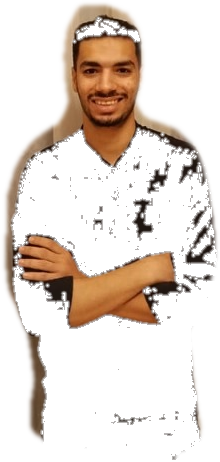
#> input picture .agents/teamwork/explorer_1/taha_bust_cleaned.png, 220 x 462 px, found by its file name
$ python generate_clean_hero_composite.py
#> lines starting #> are read from the running program, lines starting #| are printed output that depends on the picture
import os
import cv2
import numpy as np
from PIL import Image, ImageDraw, ImageFilter

base = r"e:\Mt FlutterProject\yalaAcademy\study-buddy-sim\public\assets"
out_dir = r"e:\Mt FlutterProject\yalaAcademy\.agents\teamwork\explorer_1"

# 1. Canvas Dimensions
W, H = 760, 800
canvas = Image.new("RGBA", (W, H), (0, 0, 0, 0))
#> canvas: PIL image 760x800 RGBA; every value is 0

# 2. Draw Signature Burgundy Disc (#753b47)
# Center slightly offset: cx ~ 380, cy ~ 380, radius ~ 260
cx, cy, r = 370, 390, 260
disc = Image.new("RGBA", (W, H), (0, 0, 0, 0))
draw = ImageDraw.Draw(disc)

# Fill burgundy disc with subtle gradient / lighting
# #753b47 = (117, 59, 71)
draw.ellipse([cx - r, cy - r, cx + r, cy + r], fill=(117, 59, 71, 245))

# Concentric Rings: delicate thin circles
# Ring 1 (inner): r - 40
draw.ellipse([cx - (r - 40), cy - (r - 40), cx + (r - 40), cy + (r - 40)], outline=(255, 255, 255, 30), width=1)
# Ring 2 (outer border): r
draw.ellipse([cx - r, cy - r, cx + r, cy + r], outline=(254, 98, 87, 80), width=2)
# Ring 3 (outer halo ring): r + 35
draw.ellipse([cx - (r + 35), cy - (r + 35), cx + (r + 35), cy + (r + 35)], outline=(255, 255, 255, 20), width=1)
# Ring 4 (dashed/distant ring): r + 65
draw.ellipse([cx - (r + 65), cy - (r + 65), cx + (r + 65), cy + (r + 65)], outline=(254, 98, 87, 35), width=1)

# Subtle inner rim highlight
disc = disc.filter(ImageFilter.SMOOTH_MORE)
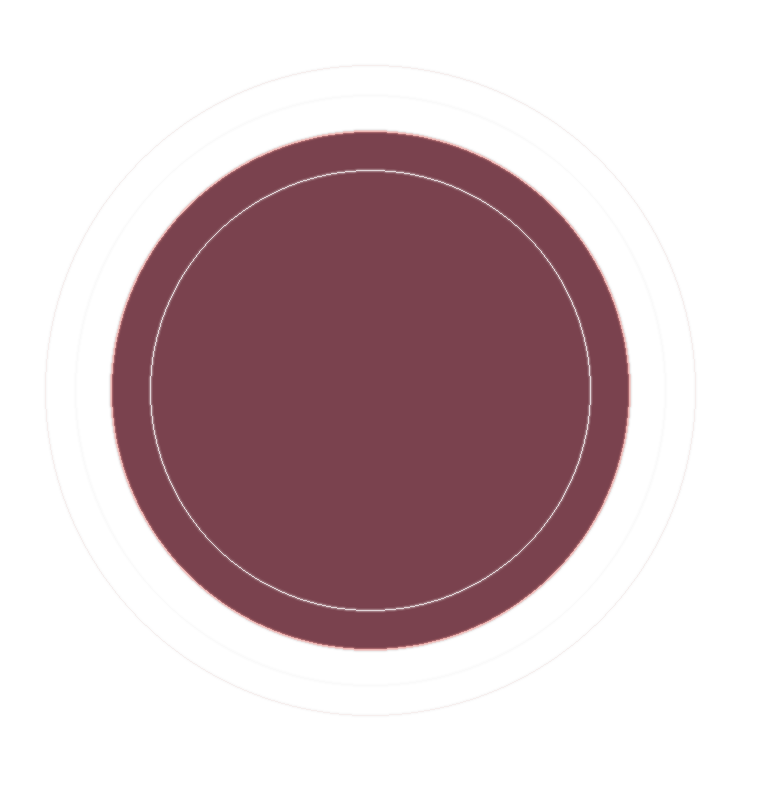
#> disc: PIL image 760x800 RGBA; mean R, G, B, A 43.5, 22.3, 26.3, 84.8; transparent parts drawn white
canvas.alpha_composite(disc)

# 3. Load & Clean Bust of Taha Hussein
bust_im = Image.open(os.path.join(out_dir, "taha_bust_cleaned.png"))
#> bust_im is the input picture: PIL image 220x462 RGBA; mean R, G, B, A 87.9, 63.8, 45.1, 57.8
# Resize bust appropriately: width ~ 200, height proportional
bust_w = 210
bust_h = int(bust_im.size[1] * (bust_w / bust_im.size[0]))
#> bust_h = 441
bust_resized = bust_im.resize((bust_w, bust_h), Image.Resampling.LANCZOS)
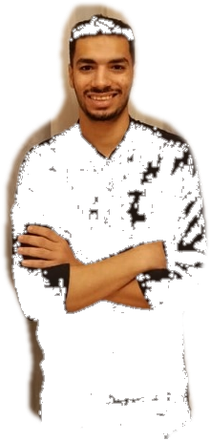
#> bust_resized: PIL image 210x441 RGBA; mean R, G, B, A 40.6, 27.3, 17.3, 58; transparent parts drawn white
# Position bust on the left of disc (behind teacher):
# x: ~140, y: ~220
canvas.alpha_composite(bust_resized, (150, 230))
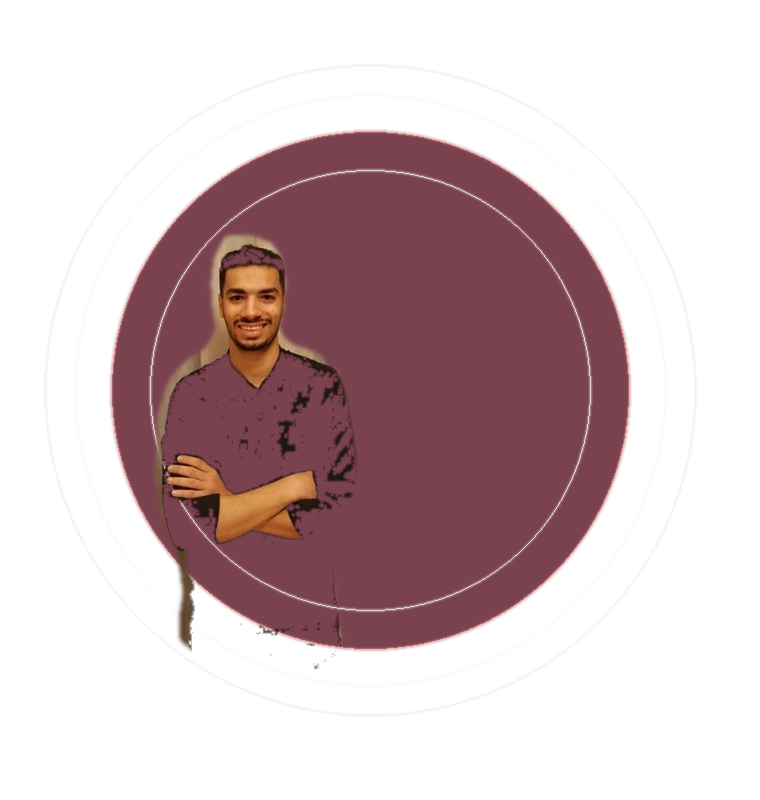
#> canvas: PIL image 760x800 RGBA; mean R, G, B, A 44.4, 23.5, 25.9, 85.5; transparent parts drawn white

# 4. Load & Defringe Teacher Cutout (Mr. Amr Aref)
teacher_im = Image.open(os.path.join(out_dir, "teacher_defringed.png"))
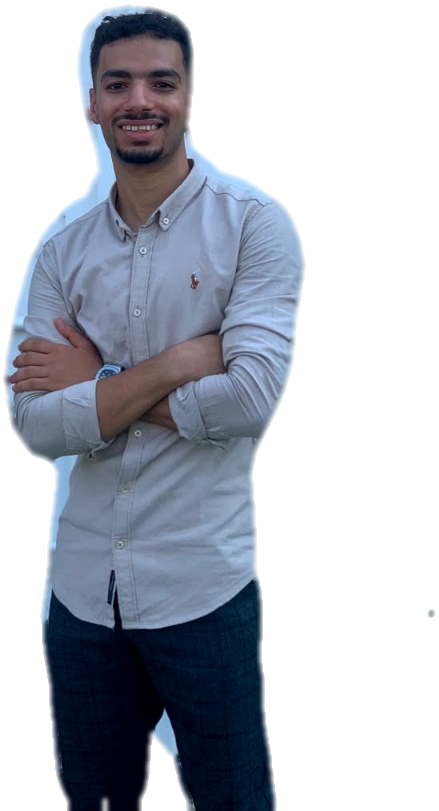
#> input picture .agents/teamwork/explorer_1/teacher_defringed.png, 439 x 811 px, found by its file name
#> teacher_im is the input picture: PIL image 439x811 RGBA; mean R, G, B, A 119.1, 145.7, 175.2, 114.9
# Teacher dimensions: width ~ 420, height proportional
t_w = 430
t_h = int(teacher_im.size[1] * (t_w / teacher_im.size[0]))
#> t_h = 794
teacher_resized = teacher_im.resize((t_w, t_h), Image.Resampling.LANCZOS)
# Position teacher in front, standing prominently:
# x: ~260, y: ~50
canvas.alpha_composite(teacher_resized, (250, 40))
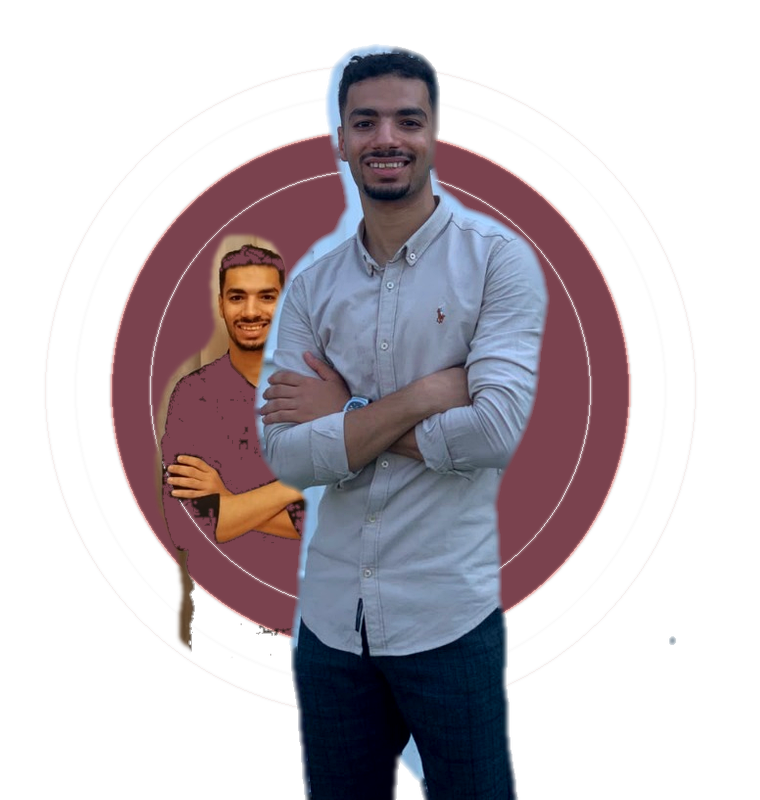
#> canvas: PIL image 760x800 RGBA; mean R, G, B, A 46.1, 37.9, 43.5, 104.4; transparent parts drawn white

# 5. Save verified composite
canvas.save(os.path.join(out_dir, "verified_hero_composite.png"))
print("Saved verified_hero_composite.png")

# Composite on dark background to check contrast
bg_dark = Image.new("RGBA", (W, H), (17, 22, 37, 255))
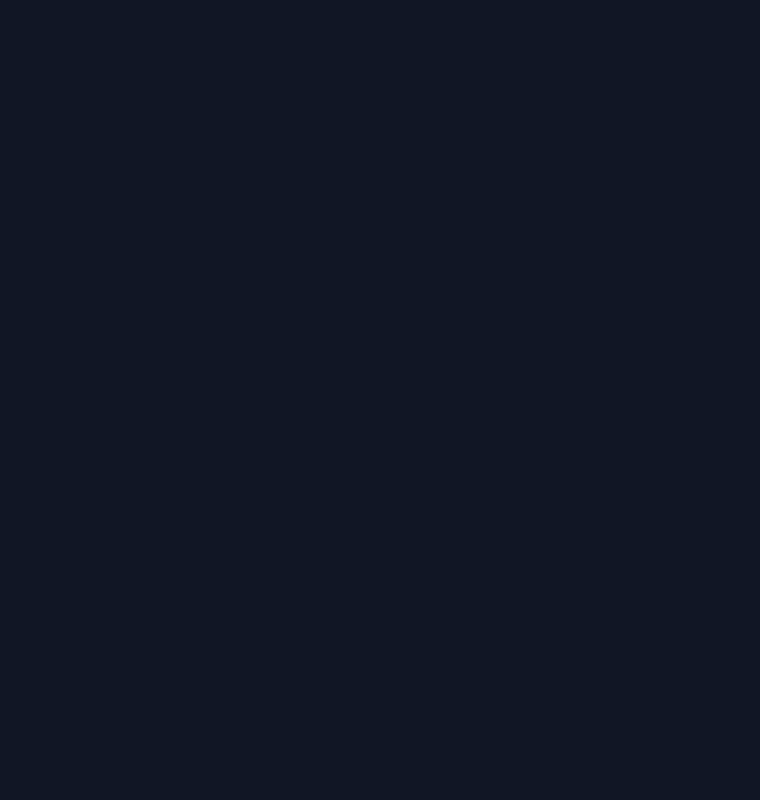
#> bg_dark: PIL image 760x800 RGBA; mean R, G, B, A 17, 22, 37, 255
bg_dark.alpha_composite(canvas)
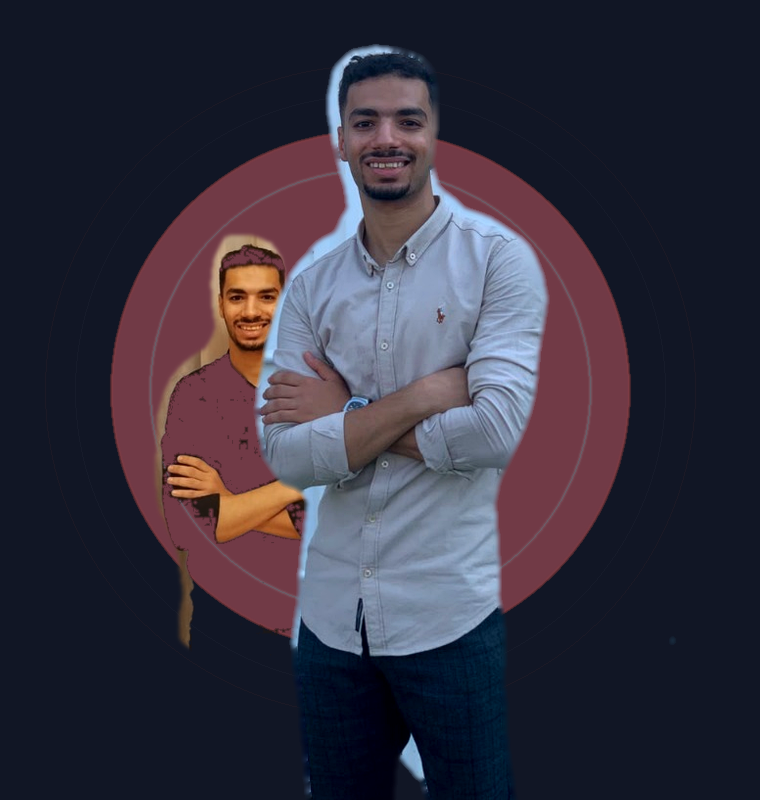
#> bg_dark: PIL image 760x800 RGBA; mean R, G, B, A 53.2, 49, 63.4, 255
bg_dark.save(os.path.join(out_dir, "verified_hero_on_dark.png"))
print("Saved verified_hero_on_dark.png")
